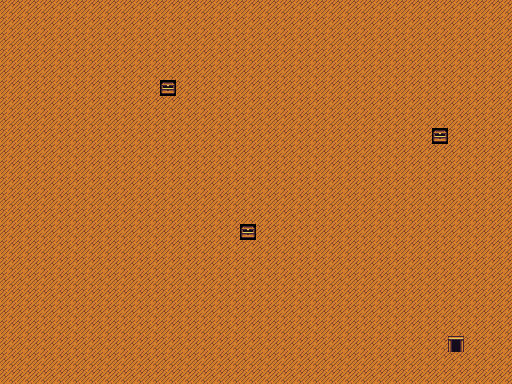

This game map was drawn from its Tiled (.tmx) file and the tilesets committed beside it. A one-line description and the trimmed map source follow:
An orthogonal 32x24 tile map with 16x16 px tiles, 1 tile layer (Tile Layer 1) and 2 objects (GetOutOfHere, spawn_point).

<map version="1.0" orientation="orthogonal" renderorder="right-down" width="32" height="24" tilewidth="16" tileheight="16">
 <tileset firstgid="1" name="basictiles" tilewidth="16" tileheight="16">
  <image source="basictiles.png" width="128" height="240" />
 </tileset>
 <layer name="Tile Layer 1" width="32" height="24">
  <data>[768 cells, 768 non-empty, 3 distinct tile ids]</data>
 </layer>
 <objectgroup name="Triggers">
  <object name="GetOutOfHere" x="448" y="336" width="16" height="16">
   <properties>
    <property name="map" value="test.tmx" />
    <property name="trigger_type" value="map" />
   </properties>
  </object>
  <object name="spawn_point" x="240" y="160" width="16" height="16" />
 </objectgroup>
</map>
